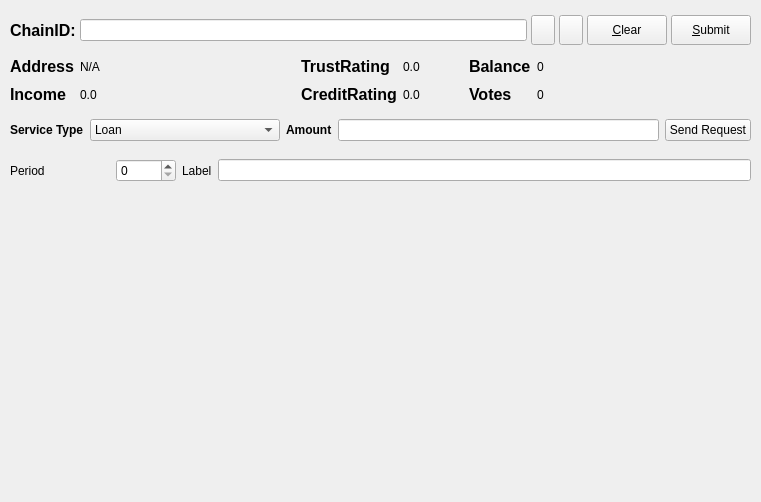
<?xml version="1.0" encoding="UTF-8"?>
<ui version="4.0">
 <class>p2pservices</class>
 <widget class="QWidget" name="p2pservices">
  <property name="geometry">
   <rect>
    <x>0</x>
    <y>0</y>
    <width>761</width>
    <height>502</height>
   </rect>
  </property>
  <property name="windowTitle">
   <string>Form</string>
  </property>
  <widget class="QWidget" name="layoutWidget">
   <property name="geometry">
    <rect>
     <x>10</x>
     <y>10</y>
     <width>741</width>
     <height>41</height>
    </rect>
   </property>
   <layout class="QHBoxLayout" name="horizontalLayout">
    <property name="spacing">
     <number>4</number>
    </property>
    <item>
     <widget class="QLabel" name="label">
      <property name="sizePolicy">
       <sizepolicy hsizetype="Fixed" vsizetype="Fixed">
        <horstretch>0</horstretch>
        <verstretch>0</verstretch>
       </sizepolicy>
      </property>
      <property name="text">
       <string>&lt;html&gt;&lt;head/&gt;&lt;body&gt;&lt;p&gt;&lt;span style=&quot; font-size:12pt; font-weight:600;&quot;&gt;ChainID:&lt;/span&gt;&lt;/p&gt;&lt;/body&gt;&lt;/html&gt;</string>
      </property>
     </widget>
    </item>
    <item>
     <widget class="QLineEdit" name="query"/>
    </item>
    <item>
     <widget class="QToolButton" name="addressBookButton">
      <property name="maximumSize">
       <size>
        <width>30</width>
        <height>30</height>
       </size>
      </property>
      <property name="toolTip">
       <string>Choose address from address book</string>
      </property>
      <property name="text">
       <string/>
      </property>
      <property name="icon">
       <iconset resource="../bitcredit.qrc">
        <normaloff>:/icons/address-book</normaloff>:/icons/address-book</iconset>
      </property>
      <property name="shortcut">
       <string>Alt+A</string>
      </property>
     </widget>
    </item>
    <item>
     <widget class="QToolButton" name="pasteButton">
      <property name="maximumSize">
       <size>
        <width>30</width>
        <height>30</height>
       </size>
      </property>
      <property name="toolTip">
       <string>Paste address from clipboard</string>
      </property>
      <property name="text">
       <string/>
      </property>
      <property name="icon">
       <iconset resource="../bitcredit.qrc">
        <normaloff>:/icons/editpaste</normaloff>:/icons/editpaste</iconset>
      </property>
      <property name="shortcut">
       <string>Alt+P</string>
      </property>
     </widget>
    </item>
    <item>
     <widget class="QPushButton" name="clearButton">
      <property name="sizePolicy">
       <sizepolicy hsizetype="Fixed" vsizetype="Fixed">
        <horstretch>0</horstretch>
        <verstretch>0</verstretch>
       </sizepolicy>
      </property>
      <property name="maximumSize">
       <size>
        <width>16777215</width>
        <height>30</height>
       </size>
      </property>
      <property name="text">
       <string>&amp;Clear</string>
      </property>
     </widget>
    </item>
    <item>
     <widget class="QPushButton" name="submitButton">
      <property name="sizePolicy">
       <sizepolicy hsizetype="Fixed" vsizetype="Fixed">
        <horstretch>0</horstretch>
        <verstretch>0</verstretch>
       </sizepolicy>
      </property>
      <property name="maximumSize">
       <size>
        <width>16777215</width>
        <height>30</height>
       </size>
      </property>
      <property name="text">
       <string>&amp;Submit</string>
      </property>
     </widget>
    </item>
   </layout>
  </widget>
  <widget class="QWidget" name="gridLayoutWidget">
   <property name="geometry">
    <rect>
     <x>10</x>
     <y>55</y>
     <width>741</width>
     <height>51</height>
    </rect>
   </property>
   <layout class="QGridLayout" name="gridLayout">
    <item row="0" column="2">
     <widget class="QLabel" name="label_4">
      <property name="sizePolicy">
       <sizepolicy hsizetype="Fixed" vsizetype="Preferred">
        <horstretch>0</horstretch>
        <verstretch>0</verstretch>
       </sizepolicy>
      </property>
      <property name="text">
       <string>&lt;html&gt;&lt;head/&gt;&lt;body&gt;&lt;p&gt;&lt;span style=&quot; font-size:12pt; font-weight:600;&quot;&gt;TrustRating&lt;/span&gt;&lt;/p&gt;&lt;/body&gt;&lt;/html&gt;</string>
      </property>
     </widget>
    </item>
    <item row="0" column="3">
     <widget class="QLabel" name="trustrating">
      <property name="sizePolicy">
       <sizepolicy hsizetype="Fixed" vsizetype="Preferred">
        <horstretch>0</horstretch>
        <verstretch>0</verstretch>
       </sizepolicy>
      </property>
      <property name="minimumSize">
       <size>
        <width>60</width>
        <height>0</height>
       </size>
      </property>
      <property name="text">
       <string>0.0</string>
      </property>
     </widget>
    </item>
    <item row="0" column="1">
     <widget class="QLabel" name="address">
      <property name="text">
       <string>N/A</string>
      </property>
     </widget>
    </item>
    <item row="1" column="1">
     <widget class="QLabel" name="income">
      <property name="text">
       <string>0.0</string>
      </property>
     </widget>
    </item>
    <item row="1" column="2">
     <widget class="QLabel" name="label_7">
      <property name="sizePolicy">
       <sizepolicy hsizetype="Fixed" vsizetype="Preferred">
        <horstretch>0</horstretch>
        <verstretch>0</verstretch>
       </sizepolicy>
      </property>
      <property name="text">
       <string>&lt;html&gt;&lt;head/&gt;&lt;body&gt;&lt;p&gt;&lt;span style=&quot; font-size:12pt; font-weight:600;&quot;&gt;CreditRating&lt;/span&gt;&lt;/p&gt;&lt;/body&gt;&lt;/html&gt;</string>
      </property>
     </widget>
    </item>
    <item row="1" column="0">
     <widget class="QLabel" name="label_9">
      <property name="sizePolicy">
       <sizepolicy hsizetype="Fixed" vsizetype="Preferred">
        <horstretch>0</horstretch>
        <verstretch>0</verstretch>
       </sizepolicy>
      </property>
      <property name="text">
       <string>&lt;html&gt;&lt;head/&gt;&lt;body&gt;&lt;p&gt;&lt;span style=&quot; font-size:12pt; font-weight:600;&quot;&gt;Income&lt;/span&gt;&lt;/p&gt;&lt;/body&gt;&lt;/html&gt;</string>
      </property>
     </widget>
    </item>
    <item row="0" column="0">
     <widget class="QLabel" name="label_3">
      <property name="text">
       <string>&lt;html&gt;&lt;head/&gt;&lt;body&gt;&lt;p&gt;&lt;span style=&quot; font-size:12pt; font-weight:600;&quot;&gt;Address&lt;/span&gt;&lt;/p&gt;&lt;/body&gt;&lt;/html&gt;</string>
      </property>
     </widget>
    </item>
    <item row="0" column="5">
     <widget class="QLabel" name="balance">
      <property name="text">
       <string>0</string>
      </property>
     </widget>
    </item>
    <item row="1" column="3">
     <widget class="QLabel" name="creditrating">
      <property name="text">
       <string>0.0</string>
      </property>
     </widget>
    </item>
    <item row="0" column="4">
     <widget class="QLabel" name="label_11">
      <property name="sizePolicy">
       <sizepolicy hsizetype="Fixed" vsizetype="Preferred">
        <horstretch>0</horstretch>
        <verstretch>0</verstretch>
       </sizepolicy>
      </property>
      <property name="text">
       <string>&lt;html&gt;&lt;head/&gt;&lt;body&gt;&lt;p&gt;&lt;span style=&quot; font-size:12pt; font-weight:600;&quot;&gt;Balance&lt;/span&gt;&lt;/p&gt;&lt;/body&gt;&lt;/html&gt;</string>
      </property>
     </widget>
    </item>
    <item row="1" column="4">
     <widget class="QLabel" name="label_5">
      <property name="text">
       <string>&lt;html&gt;&lt;head/&gt;&lt;body&gt;&lt;p&gt;&lt;span style=&quot; font-size:12pt; font-weight:600;&quot;&gt;Votes&lt;/span&gt;&lt;/p&gt;&lt;/body&gt;&lt;/html&gt;</string>
      </property>
     </widget>
    </item>
    <item row="1" column="5">
     <widget class="QLabel" name="votes">
      <property name="text">
       <string>0</string>
      </property>
     </widget>
    </item>
   </layout>
  </widget>
  <widget class="QWidget" name="horizontalLayoutWidget">
   <property name="geometry">
    <rect>
     <x>10</x>
     <y>110</y>
     <width>741</width>
     <height>41</height>
    </rect>
   </property>
   <layout class="QHBoxLayout" name="horizontalLayout_2">
    <item>
     <widget class="QLabel" name="label_2">
      <property name="sizePolicy">
       <sizepolicy hsizetype="Fixed" vsizetype="Preferred">
        <horstretch>0</horstretch>
        <verstretch>0</verstretch>
       </sizepolicy>
      </property>
      <property name="text">
       <string>&lt;html&gt;&lt;head/&gt;&lt;body&gt;&lt;p&gt;&lt;span style=&quot; font-weight:600;&quot;&gt;Service Type&lt;/span&gt;&lt;/p&gt;&lt;/body&gt;&lt;/html&gt;</string>
      </property>
     </widget>
    </item>
    <item>
     <widget class="QComboBox" name="comboBox">
      <property name="sizePolicy">
       <sizepolicy hsizetype="Fixed" vsizetype="Fixed">
        <horstretch>0</horstretch>
        <verstretch>0</verstretch>
       </sizepolicy>
      </property>
      <property name="minimumSize">
       <size>
        <width>190</width>
        <height>0</height>
       </size>
      </property>
      <item>
       <property name="text">
        <string>Loan</string>
       </property>
      </item>
      <item>
       <property name="text">
        <string>Escrow</string>
       </property>
      </item>
     </widget>
    </item>
    <item>
     <widget class="QLabel" name="label_6">
      <property name="text">
       <string>&lt;html&gt;&lt;head/&gt;&lt;body&gt;&lt;p&gt;&lt;span style=&quot; font-weight:600;&quot;&gt;Amount&lt;/span&gt;&lt;/p&gt;&lt;/body&gt;&lt;/html&gt;</string>
      </property>
     </widget>
    </item>
    <item>
     <widget class="BitcreditAmountField" name="payAmount">
      <property name="toolTip">
       <string>Amount to send</string>
      </property>
      <property name="styleSheet">
       <string notr="true"/>
      </property>
     </widget>
    </item>
    <item>
     <widget class="QPushButton" name="pushButton">
      <property name="text">
       <string>Send Request</string>
      </property>
     </widget>
    </item>
   </layout>
  </widget>
  <widget class="QWidget" name="horizontalLayoutWidget_2">
   <property name="geometry">
    <rect>
     <x>10</x>
     <y>150</y>
     <width>741</width>
     <height>41</height>
    </rect>
   </property>
   <layout class="QHBoxLayout" name="horizontalLayout_3">
    <item>
     <widget class="QLabel" name="label_8">
      <property name="sizePolicy">
       <sizepolicy hsizetype="Fixed" vsizetype="Preferred">
        <horstretch>0</horstretch>
        <verstretch>0</verstretch>
       </sizepolicy>
      </property>
      <property name="minimumSize">
       <size>
        <width>100</width>
        <height>0</height>
       </size>
      </property>
      <property name="text">
       <string>Period</string>
      </property>
     </widget>
    </item>
    <item>
     <widget class="QSpinBox" name="spinBox">
      <property name="sizePolicy">
       <sizepolicy hsizetype="Fixed" vsizetype="Fixed">
        <horstretch>0</horstretch>
        <verstretch>0</verstretch>
       </sizepolicy>
      </property>
      <property name="minimumSize">
       <size>
        <width>60</width>
        <height>0</height>
       </size>
      </property>
      <property name="baseSize">
       <size>
        <width>50</width>
        <height>0</height>
       </size>
      </property>
     </widget>
    </item>
    <item>
     <widget class="QLabel" name="label_10">
      <property name="text">
       <string>Label</string>
      </property>
     </widget>
    </item>
    <item>
     <widget class="QLineEdit" name="lineEdit"/>
    </item>
   </layout>
  </widget>
 </widget>
 <customwidgets>
  <customwidget>
   <class>BitcreditAmountField</class>
   <extends>QLineEdit</extends>
   <header>bitcreditamountfield.h</header>
   <container>1</container>
  </customwidget>
 </customwidgets>
 <resources>
  <include location="../bitcredit.qrc"/>
 </resources>
 <connections/>
</ui>
